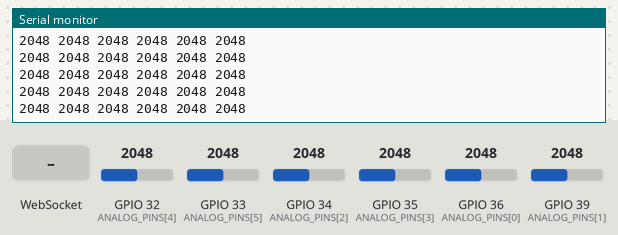
Recording of a program running on a simulated ESP32. On the bench: the last lines printed to the serial monitor. The test bench sets the inputs (shaded band); at power-on: GPIO 32 (ANALOG_PINS[4]) = 2048, GPIO 33 (ANALOG_PINS[5]) = 2048, GPIO 34 (ANALOG_PINS[2]) = 2048, GPIO 35 (ANALOG_PINS[3]) = 2048, GPIO 36 (ANALOG_PINS[0]) = 2048, GPIO 39 (ANALOG_PINS[1]) = 2048. WiFi joins after 1.5 s; servers stay silent unless stated; not simulated (calls return 0 or success): secrets.h; names the files do not define were given values by the test bench: SERVER_PORT = 80.

Above: at 3.4 s.
3.5 s: WebSocket text "1" received
At 3.53 s:
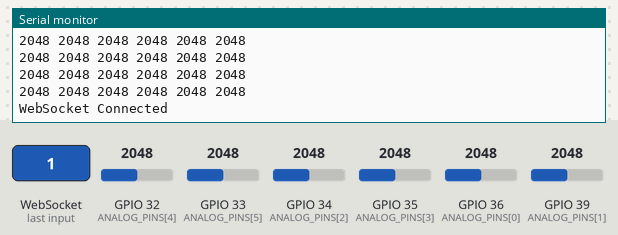
5.0 s: GPIO 32 (ANALOG_PINS[4]) set to 2866
At 5.06 s:
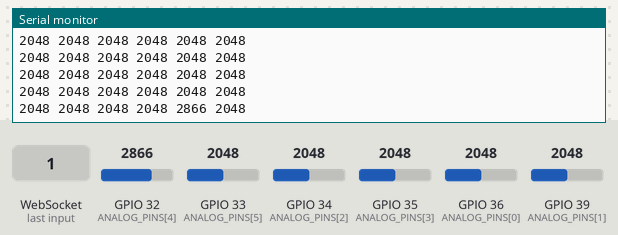
6.5 s: GPIO 32 (ANALOG_PINS[4]) set to 1228
At 6.51 s:
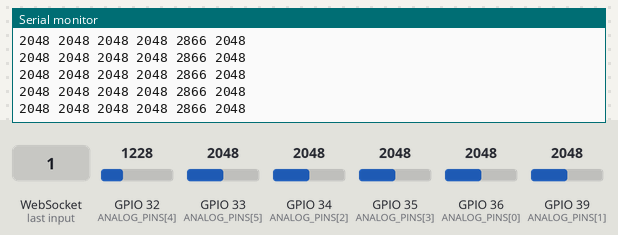
8.0 s: GPIO 33 (ANALOG_PINS[5]) set to 2866
At 8.0 s:
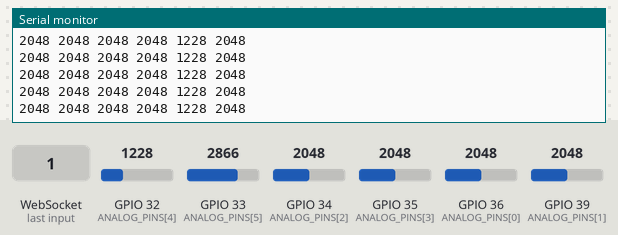
9.5 s: GPIO 34 (ANALOG_PINS[2]) set to 2866
At 9.53 s:
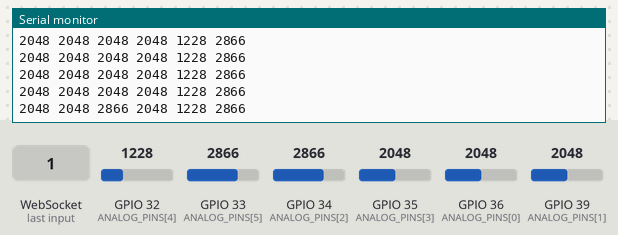
11.0 s: GPIO 35 (ANALOG_PINS[3]) set to 2866
At 11.02 s:
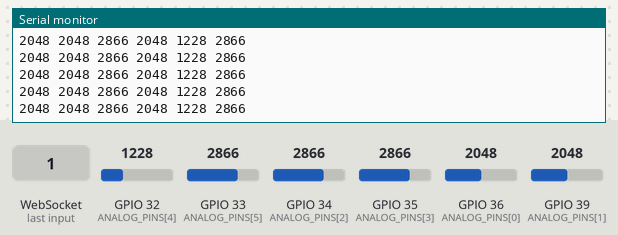
Timing chart, 0 to 13.5 s (numbered marks = the images above; inputs shaded):
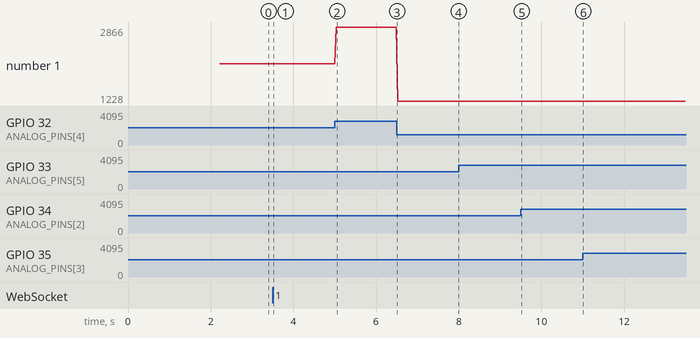

The program:

main.cpp
```cpp
// ============================================================
// main.cpp — ESP32 Braille Glove Firmware
// Reads 6 FSR sensors → detects Braille letter → sends via WebSocket
// ============================================================

#include <Arduino.h>          // Core Arduino functions (analogRead, delay, Serial, etc.)
#include <WiFi.h>             // ESP32 WiFi driver
#include <WebSocketsClient.h> // WebSocket client library (links to Node.js server)
#include "secrets.h"          // WiFi credentials + server IP/port (kept out of source control)

// ============================================================
// GLOBALS — shared state across functions
// ============================================================

bool gestureSent = false;           // True after a letter has been sent this press cycle
String lastLetter = "";             // The last letter that was sent
unsigned long lastSendTime = 0;     // Timestamp of last send (ms since boot)
const int debounceDelay = 400;      // Minimum ms between sends of the same letter
String lastSentLetter = "";         // Mirror of lastLetter (used for debounce comparison)

// Hard lock: once a gesture is sent, this blocks ANY further send until fingers lift.
// Prevents a held gesture from spamming the server multiple times per press.
bool gestureLocked = false;

// ============================================================
// WIFI + SERVER CONFIG — pulled from secrets.h
// ============================================================

const char* ssid = WIFI_SSID;          // WiFi network name
const char* password = WIFI_PASSWORD;  // WiFi password
const char* server_ip = SERVER_IP;     // LAN IP of the Node.js WebSocket server
const int server_port = SERVER_PORT;   // Port (5001)

WebSocketsClient webSocket; // WebSocket client instance — manages connection to server
bool wsConnected = false;   // Tracks whether WebSocket handshake has completed

// ============================================================
// PIN MAPPING — all ADC1 pins (safe to use with WiFi active)
// GPIO 36, 39 = input-only, no internal pull-up/down → MUST have external 10kΩ to GND
// GPIO 32, 33, 34, 35 = standard input-capable ADC1 pins
// ============================================================
const int ANALOG_PINS[6] = {36, 39, 34, 35, 32, 33};
//                           s0  s1  s2  s3  s4  s5
// Maps to Braille dots:      1   2   3   4   5   6

// ============================================================
// CALIBRATION STORAGE — filled by calibrateSensors() at boot
// ============================================================
int baseline[6];  // Resting ADC value per sensor (no pressure applied)
int threshold[6]; // baseline + offset → reading above this = finger pressed

// ============================================================
// SETTINGS
// ============================================================
const int DEBOUNCE_MS = 500;        // (reserved — debounceDelay above is the active one)
unsigned long lastLetterTime = 0;   // (reserved for future per-letter timing)

// ============================================================
// DEBUG CONTROL — set false to silence Serial output in production
// ============================================================
bool DEBUG = true;

// ============================================================
// WEBSOCKET EVENT HANDLER
// Called automatically by WebSocketsClient on connection events.
// ============================================================
void webSocketEvent(WStype_t type, uint8_t * payload, size_t length)
{
  if (type == WStype_CONNECTED) {
    wsConnected = true;
    Serial.println("WebSocket Connected");
  }
  else if (type == WStype_DISCONNECTED) {
    // WebSocketsClient auto-reconnects every 2000ms (set in setup)
    wsConnected = false;
    Serial.println("WebSocket Disconnected");
  }
}

// ============================================================
// CALIBRATION — samples each sensor 120 times at rest.
// Sets baseline (average resting value) and threshold (baseline + 300).
//
// FIX: Re-enabled in setup() — was previously commented out which left
// threshold[] at 0, meaning every sensor always read as "pressed"
// and the gesture lock never worked correctly.
// Threshold raised from baseline+180 → baseline+300 because 180 was
// sitting too close to the ESP32's natural ADC noise floor.
// ============================================================
void calibrateSensors()
{
  Serial.println("Calibrating... keep hands OFF sensors");

  long sum[6] = {0};

  // Take 120 samples over ~600ms, all sensors simultaneously
  for (int i = 0; i < 120; i++) {
    for (int j = 0; j < 6; j++) {
      sum[j] += analogRead(ANALOG_PINS[j]);
    }
    delay(5);
  }

  for (int j = 0; j < 6; j++) {
    baseline[j] = sum[j] / 120;       // Average resting value for this sensor
    threshold[j] = baseline[j] + 300; // FIX: raised from 180 → 300 to clear noise floor
    Serial.print("Sensor ");
    Serial.print(j);
    Serial.print(" | baseline: ");
    Serial.print(baseline[j]);
    Serial.print(" | threshold: ");
    Serial.println(threshold[j]);
  }

  Serial.println("Calibration done.");
}

// ============================================================
// READ FINGER — averages 5 ADC reads for one sensor with settle delays.
//
// FIX: Added dummy read + delayMicroseconds(500) between samples.
// WHY: The ESP32 ADC has an internal sample-and-hold capacitor.
// When switching between pins (or re-reading the same pin after others),
// residual charge from the previous pin bleeds into the next sample.
// The dummy read + 200µs clears that residual charge.
// The 500µs between real samples gives the capacitor time to fully
// settle to the actual voltage on this pin each time.
// Without these delays, sensors bleed into each other = cross-talk.
// ============================================================
int readFinger(int pin)
{
  analogRead(pin);         // Dummy read — clears residual charge from previous pin
  delayMicroseconds(200);  // Let capacitor settle after dummy read

  long sum = 0;
  for (int i = 0; i < 5; i++) {
    sum += analogRead(pin);
    delayMicroseconds(500); // FIX: settle between each real sample
  }
  return sum / 5;
}

// ============================================================
// READ STATE — fills bool[6] with pressed/not-pressed per sensor.
// Uses each sensor's personal threshold set by calibrateSensors().
// ============================================================
void readState(bool state[6])
{
  for (int i = 0; i < 6; i++) {
    // true if averaged reading exceeds this sensor's individual threshold
    state[i] = readFinger(ANALOG_PINS[i]) > threshold[i];
  }
}

// ============================================================
// DEBUG PRINT — prints the 6-bit pattern only when DEBUG=true.
// Called with a tag like "FINAL" to label what event triggered it.
// ============================================================
void printPatternOnce(bool s[6], const char* tag)
{
  if (!DEBUG) return;

  Serial.print(tag);
  Serial.print(" Pattern: ");

  for (int i = 0; i < 6; i++) {
    Serial.print(s[i]);
    Serial.print(" ");
  }
  Serial.println();
}

// ============================================================
// RESET GESTURE — clears send flags between press cycles.
// Called after a letter is fully sent and fingers have lifted.
// ============================================================
void resetGesture() {
  gestureSent = false;
  gestureLocked = false; // Unlock so the next press cycle can send
  lastLetter = "";
}

// ============================================================
// SEND LETTER ONCE — guards against repeated sends for one gesture.
//
// Guards run in order:
//   1. Empty letter          → skip
//   2. gestureLocked         → skip (hard block, one send per press cycle)
//   3. Same letter too fast  → skip (soft debounce)
//   4. Otherwise             → send via WebSocket + lock
// ============================================================
void sendLetterOnce(String letter) {
  unsigned long now = millis();

  if (letter == "") return; // Nothing to send

  // Hard block: already sent once this press cycle
  if (gestureLocked) return;

  // Soft debounce: same letter sent too recently
  if (gestureSent && (letter == lastLetter && (now - lastSendTime < debounceDelay))) {
    return;
  }

  // All guards passed — commit the send
  gestureSent = true;
  gestureLocked = true;  // Lock until resetGesture() is called on release
  lastSendTime = now;
  lastLetter = letter;
  lastSentLetter = letter;

  Serial.println("LETTER: " + letter);

  // Only transmit if WebSocket connection is live
  if (wsConnected) {
    // JSON payload: {"client":"esp32","type":"gesture","letter":"A"}
    String msg = "{\"client\":\"esp32\",\"type\":\"gesture\",\"letter\":\"";
    msg += letter;
    msg += "\"}";
    webSocket.sendTXT(msg);
  }
}

// ============================================================
// LETTER DECODER — maps 6-bit boolean pattern to a Braille letter.
// s[0]..s[5] = Braille dots 1..6
// Dot layout: 1,2,3 = left column top→bottom / 4,5,6 = right column top→bottom
// Returns '*' if no pattern matches (unrecognized or partial gesture).
// ============================================================
char getLetter(bool s[6])
{
  if( s[0]&&!s[1]&&!s[2]&&!s[3]&&!s[4]&&!s[5]) return 'A'; // dot 1
  if( s[0]&& s[1]&&!s[2]&&!s[3]&&!s[4]&&!s[5]) return 'B'; // dots 1,2
  if( s[0]&&!s[1]&&!s[2]&& s[3]&&!s[4]&&!s[5]) return 'C'; // dots 1,4
  if( s[0]&&!s[1]&&!s[2]&& s[3]&& s[4]&&!s[5]) return 'D'; // dots 1,4,5
  if( s[0]&&!s[1]&&!s[2]&&!s[3]&& s[4]&&!s[5]) return 'E'; // dots 1,5
  if( s[0]&& s[1]&&!s[2]&& s[3]&&!s[4]&&!s[5]) return 'F'; // dots 1,2,4
  if( s[0]&& s[1]&&!s[2]&& s[3]&& s[4]&&!s[5]) return 'G'; // dots 1,2,4,5
  if( s[0]&& s[1]&&!s[2]&&!s[3]&& s[4]&&!s[5]) return 'H'; // dots 1,2,5
  if(!s[0]&& s[1]&&!s[2]&& s[3]&&!s[4]&&!s[5]) return 'I'; // dots 2,4
  if(!s[0]&& s[1]&&!s[2]&& s[3]&& s[4]&&!s[5]) return 'J'; // dots 2,4,5
  if( s[0]&&!s[1]&& s[2]&&!s[3]&&!s[4]&&!s[5]) return 'K'; // dots 1,3
  if( s[0]&& s[1]&& s[2]&&!s[3]&&!s[4]&&!s[5]) return 'L'; // dots 1,2,3
  if( s[0]&&!s[1]&& s[2]&& s[3]&&!s[4]&&!s[5]) return 'M'; // dots 1,3,4
  if( s[0]&&!s[1]&& s[2]&& s[3]&& s[4]&&!s[5]) return 'N'; // dots 1,3,4,5
  if( s[0]&&!s[1]&& s[2]&&!s[3]&& s[4]&&!s[5]) return 'O'; // dots 1,3,5
  if( s[0]&& s[1]&& s[2]&& s[3]&&!s[4]&&!s[5]) return 'P'; // dots 1,2,3,4
  if( s[0]&& s[1]&& s[2]&& s[3]&& s[4]&&!s[5]) return 'Q'; // dots 1,2,3,4,5
  if( s[0]&& s[1]&& s[2]&&!s[3]&& s[4]&&!s[5]) return 'R'; // dots 1,2,3,5
  if(!s[0]&& s[1]&& s[2]&& s[3]&&!s[4]&&!s[5]) return 'S'; // dots 2,3,4
  if(!s[0]&& s[1]&& s[2]&& s[3]&& s[4]&&!s[5]) return 'T'; // dots 2,3,4,5
  if( s[0]&&!s[1]&& s[2]&&!s[3]&&!s[4]&& s[5]) return 'U'; // dots 1,3,6
  if( s[0]&& s[1]&& s[2]&&!s[3]&&!s[4]&& s[5]) return 'V'; // dots 1,2,3,6
  if(!s[0]&& s[1]&&!s[2]&& s[3]&& s[4]&& s[5]) return 'W'; // dots 2,4,5,6
  if( s[0]&&!s[1]&& s[2]&& s[3]&&!s[4]&& s[5]) return 'X'; // dots 1,3,4,6
  if( s[0]&&!s[1]&& s[2]&& s[3]&& s[4]&& s[5]) return 'Y'; // dots 1,3,4,5,6
  if( s[0]&&!s[1]&& s[2]&&!s[3]&& s[4]&& s[5]) return 'Z'; // dots 1,3,5,6
  return '*'; // No matching pattern
}

// ============================================================
// SETUP — runs once at boot
// ============================================================
void setup()
{
  Serial.begin(115200); // Fast baud for debug output

  // Connect to WiFi — blocks until connected
  WiFi.mode(WIFI_STA);
  WiFi.begin(ssid, password);
  Serial.print("Connecting WiFi");
  while (WiFi.status() != WL_CONNECTED) {
    delay(500);
    Serial.print(".");
    Serial.print(" Status: ");
    Serial.println(WiFi.status());
  }
  Serial.println("\nWiFi Connected");
  Serial.println(WiFi.localIP()); // Print assigned LAN IP for debugging

  // Start WebSocket connection to Node.js server
  webSocket.begin(server_ip, server_port, "/");
  webSocket.onEvent(webSocketEvent);    // Register event handler above
  webSocket.setReconnectInterval(2000); // Auto-retry every 2s if disconnected

  // FIX: Calibration re-enabled — do NOT comment this out again.
  // This sets per-sensor thresholds. Without it threshold[] = 0
  // and every sensor permanently reads as pressed.
  calibrateSensors();
}

// ============================================================
// LOOP — runs continuously at ~50Hz
// Flow: read sensors → detect press → capture letter → send on release
// ============================================================
void loop()
{
  // Must be called every loop — handles WebSocket keep-alive + incoming messages
  webSocket.loop();

  // Read current 6-sensor state into bool array
  bool state[6];
  readState(state);

  // Check if ANY sensor is currently above its threshold
  bool anyPressed = false;
  for (int i = 0; i < 6; i++) {
    if (state[i]) anyPressed = true;
  }

  // Static vars persist between loop iterations (edge detection)
  static bool wasPressed = false;
  static char heldLetter = '*'; // Best letter seen while fingers were held down

  if (anyPressed) {
    // While fingers are held, keep decoding — captures the settled pattern
    // even if fingers land one at a time
    char letter = getLetter(state);
    if (letter != '*') {
      heldLetter = letter; // Update to best known letter while held
    }
  }

  // RELEASE EVENT — fires on the first loop where fingers just lifted
  if (wasPressed && !anyPressed) {
    Serial.println("RELEASE DETECTED");
    printPatternOnce(state, "FINAL");

    // FIX: Send logic re-enabled — transmits the settled letter on release
    if (heldLetter != '*') {
      sendLetterOnce(String(heldLetter));
    }
    heldLetter = '*';      // Reset for next gesture
    gestureSent = false;   // Clear send flag
    gestureLocked = false; // Unlock for next press cycle
  }

  // Update edge-detection flag for next iteration
  wasPressed = anyPressed;

  // Raw ADC debug output — gated behind DEBUG to avoid flooding production Serial
  if (DEBUG) {
    for (int i = 0; i < 6; i++) {
      Serial.print(analogRead(ANALOG_PINS[i]));
      Serial.print(" ");
    }
    Serial.println();
  }

  delay(20); // ~50Hz sample rate
}

/*
  ============================================================
  SYSTEM FLOW DIAGRAM
  ============================================================

  [Boot]
     │
     ▼
  WiFi.begin() ──loops──► Connected
     │
     ▼
  webSocket.begin() ──────► Node.js server (ws://SERVER_IP:5001)
     │
     ▼
  calibrateSensors() ✅ NOW ENABLED
    └─ 120 samples per sensor at rest
    └─ baseline[i] = average resting ADC value
    └─ threshold[i] = baseline[i] + 300  ← raised from 180
    └─ prints all 6 baselines to Serial
     │
     ▼
  ┌──────────────────────────────────────────────────────┐
  │                   LOOP (~50Hz)                       │
  │                                                      │
  │  webSocket.loop()  ← keep-alive ping                 │
  │         │                                            │
  │         ▼                                            │
  │  readState(state[6])                                 │
  │    └─ readFinger(pin) × 6                            │
  │         ├─ analogRead(pin)       ← dummy read        │
  │         ├─ delayMicroseconds(200) ← capacitor settle │
  │         └─ avg of 5 analogRead() with 500µs gaps     │
  │              ← FIX: kills cross-talk between sensors │
  │         │                                            │
  │         ▼                                            │
  │  anyPressed? ──No──► wasPressed=false, loop again    │
  │         │                                            │
  │        Yes                                           │
  │         │                                            │
  │         ▼                                            │
  │  getLetter(state) → heldLetter (updated each tick)   │
  │         │                                            │
  │  wasPressed && !anyPressed?  ← RELEASE EVENT         │
  │         │                                            │
  │        Yes                                           │
  │         │                                            │
  │         ▼                                            │
  │  sendLetterOnce(heldLetter) -> NOW ENABLED           │
  │    ├─ gestureLocked? → skip                          │
  │    ├─ same letter < 400ms? → skip                    │
  │    └─ webSocket.sendTXT(JSON)                        │
  │         │                                            │
  │  heldLetter = '*'                                    │
  │  gestureLocked = false  ← unlock for next press      │
  │         │                                            │
  │  Serial raw print (DEBUG only)                       │
  │         │                                            │
  │       delay(20ms)                                    │
  └──────────────────────────────────────────────────────┘
         │
         ▼
  webSocket.sendTXT(JSON)
    {"client":"esp32","type":"gesture","letter":"A"}
         │
         ▼
  Node.js server → dedup check → broadcast → React frontend

  ============================================================
*/
```

Measured:
- after the input at 3.5 s, the serial monitor: prints a new line at once (image 1)
- after the input at 5.0 s, the serial monitor: prints a new line at once (image 2)
- after the input at 9.5 s, the serial monitor: prints a new line at once (image 5)
- plotted number 1: 2048 → 2866 after the input at 5.0 s, 2866 → 1228 after the input at 6.5 s
